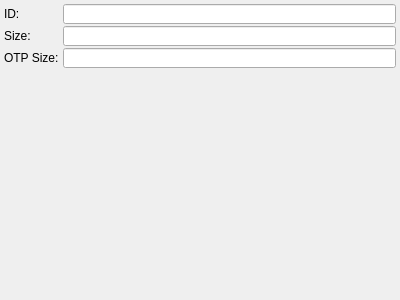
<?xml version="1.0" encoding="UTF-8"?>
<ui version="4.0">
 <class>NorFlashWidget</class>
 <widget class="QWidget" name="NorFlashWidget">
  <property name="geometry">
   <rect>
    <x>0</x>
    <y>0</y>
    <width>400</width>
    <height>300</height>
   </rect>
  </property>
  <property name="windowTitle">
   <string>Form</string>
  </property>
  <layout class="QFormLayout" name="formLayout">
   <property name="horizontalSpacing">
    <number>4</number>
   </property>
   <property name="verticalSpacing">
    <number>2</number>
   </property>
   <property name="leftMargin">
    <number>4</number>
   </property>
   <property name="topMargin">
    <number>4</number>
   </property>
   <property name="rightMargin">
    <number>4</number>
   </property>
   <property name="bottomMargin">
    <number>4</number>
   </property>
   <item row="0" column="0">
    <widget class="QLabel" name="label_id">
     <property name="text">
      <string>ID:</string>
     </property>
     <property name="font">
      <font>
       <pointsize>9</pointsize>
      </font>
     </property>
    </widget>
   </item>
   <item row="0" column="1">
    <widget class="QLineEdit" name="lineEdit_id">
     <property name="readOnly">
      <bool>true</bool>
     </property>
     <property name="font">
      <font>
       <pointsize>9</pointsize>
      </font>
     </property>
     <property name="styleSheet">
      <string notr="true">padding: 1px 4px;</string>
     </property>
    </widget>
   </item>
   <item row="1" column="0">
    <widget class="QLabel" name="label_size">
     <property name="text">
      <string>Size:</string>
     </property>
     <property name="font">
      <font>
       <pointsize>9</pointsize>
      </font>
     </property>
    </widget>
   </item>
   <item row="1" column="1">
    <widget class="QLineEdit" name="lineEdit_size">
     <property name="readOnly">
      <bool>true</bool>
     </property>
     <property name="font">
      <font>
       <pointsize>9</pointsize>
      </font>
     </property>
     <property name="styleSheet">
      <string notr="true">padding: 1px 4px;</string>
     </property>
    </widget>
   </item>
   <item row="2" column="0">
    <widget class="QLabel" name="label">
     <property name="text">
      <string>OTP Size:</string>
     </property>
     <property name="font">
      <font>
       <pointsize>9</pointsize>
      </font>
     </property>
    </widget>
   </item>
   <item row="2" column="1">
    <widget class="QLineEdit" name="lineEdit_otpSize">
     <property name="readOnly">
      <bool>true</bool>
     </property>
     <property name="font">
      <font>
       <pointsize>9</pointsize>
      </font>
     </property>
     <property name="styleSheet">
      <string notr="true">padding: 1px 4px;</string>
     </property>
    </widget>
   </item>
  </layout>
 </widget>
 <resources/>
 <connections/>
</ui>
